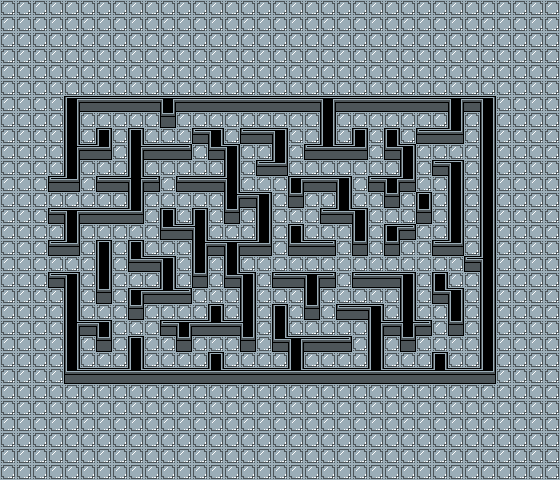

A level layout from a 2D game, rendered from its tile map. Below: a short description, then the map file with its tile-grid data intact:
An orthogonal 35x30 tile map with 16x16 px tiles, 2 tile layers (floor, wall) and 4 objects (2x point, 2x collision).

<map version="1.5" tiledversion="2021.03.23" orientation="orthogonal" renderorder="right-down" width="35" height="30" tilewidth="16" tileheight="16" infinite="0" nextlayerid="5" nextobjectid="7">
 <tileset firstgid="1" source="../tileset/tileset.tsx" />
 <layer id="2" name="floor" width="35" height="30" locked="1">
  <data encoding="csv">
11,11,11,11,11,11,11,11,11,11,11,11,11,11,11,11,11,11,11,11,11,11,11,11,11,11,11,11,11,11,11,11,11,11,11,
11,11,11,11,11,11,11,11,11,11,11,11,11,11,11,11,11,11,11,11,11,11,11,11,11,11,11,11,11,11,11,11,11,11,11,
11,11,11,11,11,11,11,11,11,11,11,11,11,11,11,11,11,11,11,11,11,11,11,11,11,11,11,11,11,11,11,11,11,11,11,
11,11,11,11,11,11,11,11,11,11,11,11,11,11,11,11,11,11,11,11,11,11,11,11,11,11,11,11,11,11,11,11,11,11,11,
11,11,11,11,11,11,11,11,11,11,11,11,11,11,11,11,11,11,11,11,11,11,11,11,11,11,11,11,11,11,11,11,11,11,11,
11,11,11,11,11,11,11,11,11,11,11,11,11,11,11,11,11,11,11,11,11,11,11,11,11,11,11,11,11,11,11,11,11,11,11,
11,11,11,11,11,11,11,11,11,11,11,11,11,11,11,11,11,11,11,11,11,11,11,11,11,11,11,11,11,11,11,11,11,11,11,
11,11,11,11,11,11,11,11,11,11,11,11,11,11,11,11,11,11,11,11,11,11,11,11,11,11,11,11,11,11,11,11,11,11,11,
11,11,11,11,11,11,11,11,11,11,11,11,11,11,11,11,11,11,11,11,11,11,11,11,11,11,11,11,11,11,11,11,11,11,11,
11,11,11,11,11,11,11,11,11,11,11,11,11,11,11,11,11,11,11,11,11,11,11,11,11,11,11,11,11,11,11,11,11,11,11,
11,11,11,11,11,11,11,11,11,11,11,11,11,11,11,11,11,11,11,11,11,11,11,11,11,11,11,11,11,11,11,11,11,11,11,
11,11,11,11,11,11,11,11,11,11,11,11,11,11,11,11,11,11,11,11,11,11,11,11,11,11,11,11,11,11,11,11,11,11,11,
11,11,11,11,11,11,11,11,11,11,11,11,11,11,11,11,11,11,11,11,11,11,11,11,11,11,11,11,11,11,11,11,11,11,11,
11,11,11,11,11,11,11,11,11,11,11,11,11,11,11,11,11,11,11,11,11,11,11,11,11,11,11,11,11,11,11,11,11,11,11,
11,11,11,11,11,11,11,11,11,11,11,11,11,11,11,11,11,11,11,11,11,11,11,11,11,11,11,11,11,11,11,11,11,11,11,
11,11,11,11,11,11,11,11,11,11,11,11,11,11,11,11,11,11,11,11,11,11,11,11,11,11,11,11,11,11,11,11,11,11,11,
11,11,11,11,11,11,11,11,11,11,11,11,11,11,11,11,11,11,11,11,11,11,11,11,11,11,11,11,11,11,11,11,11,11,11,
11,11,11,11,11,11,11,11,11,11,11,11,11,11,11,11,11,11,11,11,11,11,11,11,11,11,11,11,11,11,11,11,11,11,11,
11,11,11,11,11,11,11,11,11,11,11,11,11,11,11,11,11,11,11,11,11,11,11,11,11,11,11,11,11,11,11,11,11,11,11,
11,11,11,11,11,11,11,11,11,11,11,11,11,11,11,11,11,11,11,11,11,11,11,11,11,11,11,11,11,11,11,11,11,11,11,
11,11,11,11,11,11,11,11,11,11,11,11,11,11,11,11,11,11,11,11,11,11,11,11,11,11,11,11,11,11,11,11,11,11,11,
11,11,11,11,11,11,11,11,11,11,11,11,11,11,11,11,11,11,11,11,11,11,11,11,11,11,11,11,11,11,11,11,11,11,11,
11,11,11,11,11,11,11,11,11,11,11,11,11,11,11,11,11,11,11,11,11,11,11,11,11,11,11,11,11,11,11,11,11,11,11,
11,11,11,11,11,11,11,11,11,11,11,11,11,11,11,11,11,11,11,11,11,11,11,11,11,11,11,11,11,11,11,11,11,11,11,
11,11,11,11,11,11,11,11,11,11,11,11,11,11,11,11,11,11,11,11,11,11,11,11,11,11,11,11,11,11,11,11,11,11,11,
11,11,11,11,11,11,11,11,11,11,11,11,11,11,11,11,11,11,11,11,11,11,11,11,11,11,11,11,11,11,11,11,11,11,11,
11,11,11,11,11,11,11,11,11,11,11,11,11,11,11,11,11,11,11,11,11,11,11,11,11,11,11,11,11,11,11,11,11,11,11,
11,11,11,11,11,11,11,11,11,11,11,11,11,11,11,11,11,11,11,11,11,11,11,11,11,11,11,11,11,11,11,11,11,11,11,
11,11,11,11,11,11,11,11,11,11,11,11,11,11,11,11,11,11,11,11,11,11,11,11,11,11,11,11,11,11,11,11,11,11,11,
11,11,11,11,11,11,11,11,11,11,11,11,11,11,11,11,11,11,11,11,11,11,11,11,11,11,11,11,11,11,11,11,11,11,11
</data>
 </layer>
 <layer id="1" name="wall" width="35" height="30" locked="1">
  <data encoding="csv">
0,0,0,0,0,0,0,0,0,0,0,0,0,0,0,0,0,0,0,0,0,0,0,0,0,0,0,0,0,0,0,0,0,0,0,
0,0,0,0,0,0,0,0,0,0,0,0,0,0,0,0,0,0,0,0,0,0,0,0,0,0,0,0,0,0,0,0,0,0,0,
0,0,0,0,0,0,0,0,0,0,0,0,0,0,0,0,0,0,0,0,0,0,0,0,0,0,0,0,0,0,0,0,0,0,0,
0,0,0,0,0,0,0,0,0,0,0,0,0,0,0,0,0,0,0,0,0,0,0,0,0,0,0,0,0,0,0,0,0,0,0,
0,0,0,0,0,0,0,0,0,0,0,0,0,0,0,0,0,0,0,0,0,0,0,0,0,0,0,0,0,0,0,0,0,0,0,
0,0,0,0,0,0,0,0,0,0,0,0,0,0,0,0,0,0,0,0,0,0,0,0,0,0,0,0,0,0,0,0,0,0,0,
0,0,0,0,2,4,4,4,4,4,9,4,4,4,4,4,4,4,4,4,9,4,4,4,4,4,4,4,9,4,13,0,0,0,0,
0,0,0,0,3,0,0,0,0,0,14,0,0,0,0,0,0,0,0,0,3,0,0,0,0,0,0,0,3,0,3,0,0,0,0,
0,0,0,0,3,0,7,0,7,0,0,0,12,13,0,15,4,13,0,0,3,0,7,0,7,0,12,4,6,0,3,0,0,0,0,
0,0,0,0,10,4,6,0,10,4,4,1,0,5,13,0,0,3,0,15,8,4,6,0,5,13,0,0,0,0,3,0,0,0,0,
0,0,0,0,3,0,0,0,3,0,0,0,0,0,3,0,12,6,0,0,0,0,0,0,0,3,0,15,13,0,3,0,0,0,0,
0,0,0,12,6,0,15,4,19,1,0,12,4,4,16,0,0,0,2,4,4,13,0,15,9,6,0,0,3,0,3,0,0,0,0,
0,0,0,0,0,0,0,0,3,0,0,0,0,0,10,4,13,0,14,0,0,3,0,0,14,0,7,0,3,0,3,0,0,0,0,
0,0,0,12,9,4,4,4,6,0,7,0,7,0,14,0,3,0,0,0,12,8,13,0,0,0,14,0,3,0,3,0,0,0,0,
0,0,0,0,3,0,0,0,0,0,5,4,16,0,0,0,3,0,7,0,0,0,3,0,2,1,0,0,3,0,3,0,0,0,0,
0,0,0,15,6,0,7,0,7,0,0,0,10,4,9,4,6,0,5,4,1,0,14,0,14,0,0,15,6,0,3,0,0,0,0,
0,0,0,0,0,0,3,0,5,4,13,0,3,0,3,0,0,0,0,0,0,0,0,0,0,0,0,0,0,15,16,0,0,0,0,
0,0,0,12,13,0,3,0,0,0,3,0,14,0,5,13,0,12,4,9,1,0,12,4,4,13,0,7,0,0,3,0,0,0,0,
0,0,0,0,3,0,14,0,2,4,8,1,0,0,0,3,0,0,0,3,0,0,0,0,0,3,0,5,13,0,3,0,0,0,0,
0,0,0,0,3,0,0,0,14,0,0,0,0,7,0,3,0,7,0,14,0,15,4,13,0,3,0,0,3,0,3,0,0,0,0,
0,0,0,0,10,4,13,0,0,0,15,9,4,8,4,16,0,3,0,0,0,0,0,10,4,19,1,0,14,0,3,0,0,0,0,
0,0,0,0,3,0,14,0,7,0,0,14,0,0,0,14,0,5,9,4,4,1,0,3,0,14,0,0,0,0,3,0,0,0,0,
0,0,0,0,3,0,0,0,3,0,0,0,0,7,0,0,0,0,3,0,0,0,0,3,0,0,0,7,0,0,3,0,0,0,0,
0,0,0,0,5,4,4,4,8,4,4,4,4,8,4,4,4,4,8,4,4,4,4,8,4,4,4,8,4,4,6,0,0,0,0,
0,0,0,0,0,0,0,0,0,0,0,0,0,0,0,0,0,0,0,0,0,0,0,0,0,0,0,0,0,0,0,0,0,0,0,
0,0,0,0,0,0,0,0,0,0,0,0,0,0,0,0,0,0,0,0,0,0,0,0,0,0,0,0,0,0,0,0,0,0,0,
0,0,0,0,0,0,0,0,0,0,0,0,0,0,0,0,0,0,0,0,0,0,0,0,0,0,0,0,0,0,0,0,0,0,0,
0,0,0,0,0,0,0,0,0,0,0,0,0,0,0,0,0,0,0,0,0,0,0,0,0,0,0,0,0,0,0,0,0,0,0,
0,0,0,0,0,0,0,0,0,0,0,0,0,0,0,0,0,0,0,0,0,0,0,0,0,0,0,0,0,0,0,0,0,0,0,
0,0,0,0,0,0,0,0,0,0,0,0,0,0,0,0,0,0,0,0,0,0,0,0,0,0,0,0,0,0,0,0,0,0,0
</data>
 </layer>
 <objectgroup id="4" name="object" locked="1">
  <object id="1" name="end" type="point" x="72" y="200">
   <point />
  </object>
  <object id="2" name="start" type="point" x="72" y="264">
   <point />
  </object>
  <object id="3" type="collision" x="48" y="192" width="16" height="16" />
  <object id="5" type="collision" x="48" y="256" width="16" height="16" />
 </objectgroup>
</map>
